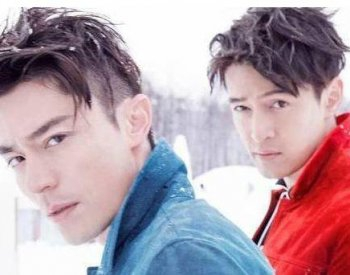
#> input picture cp.jpg, 350 x 275 px, found by its file name
$ python '图像保存.py'
#> lines starting #> are read from the running program, lines starting #| are printed output that depends on the picture
#图像保存，复制
#保存图像很简单，直接用cv2.imwrite即可。
#cv2.imwrite("D:\\cat2.jpg", img)
#第一个参数是保存的路径及文件名，第二个是图像矩阵。其中，imwrite()有个可选的第三个参数，如下：
#cv2.imwrite("D:\\cat2.jpg", img，[int(cv2.IMWRITE_JPEG_QUALITY), 5])
#第三个参数针对特定的格式： 对于JPEG，其表示的是图像的质量，用0-100的整数表示，默认为95。 注意，cv2.IMWRITE_JPEG_QUALITY类型为Long，必须转换成int。
#对于PNG，第三个参数表示的是压缩级别。cv2.IMWRITE_PNG_COMPRESSION，从0到9,压缩级别越高，图像尺寸越小。默认级别为3：
import cv2
import numpy as np

img = cv2.imread("D:\\26\\cp.jpg")#读入图像
#> img is the input picture: shape (275, 350, 3); mean B, G, R 168.5, 157.9, 180
emptyImage = np.zeros(img.shape, np.uint8)
emptyImage2 = img.copy()
emptyImage3 = cv2.cvtColor(img, cv2.COLOR_BGR2GRAY)#设置为灰色图像
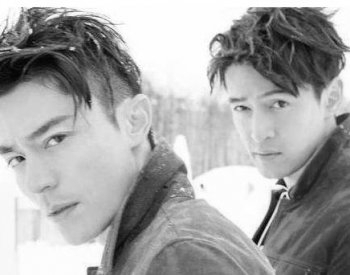
#> emptyImage3: shape (275, 350); min 3, max 255, mean 165.7

cv2.imshow("EmptyImage", emptyImage)
cv2.imshow("Image", img)
cv2.imshow("EmptyImage2", emptyImage2)
cv2.imshow("EmptyImage3", emptyImage3)
cv2.imwrite("cp.jpg", img, [int(cv2.IMWRITE_JPEG_QUALITY), 5])
cv2.imwrite("cp.jpg", img, [int(cv2.IMWRITE_JPEG_QUALITY), 100])
cv2.imwrite("cp.png", img, [int(cv2.IMWRITE_PNG_COMPRESSION), 0])
cv2.imwrite("cp.png", img, [int(cv2.IMWRITE_PNG_COMPRESSION), 9])
cv2.waitKey(0)
cv2.destroyAllWindows()
